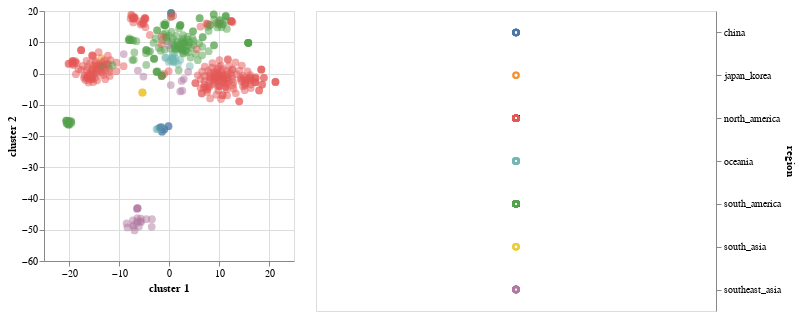

Here is the notebook cell this chart was saved with:
### Code cell
base = alt.Chart(merged_df)
selection = alt.selection_multi(fields=['region:N'])

color = alt.condition(selection,
                      alt.Color('region:N', legend=None),
                      alt.value('lightgray'))

TSNE1 = base.mark_circle(size=60).encode(
    x='cluster 1',
    y='cluster 2',
    opacity=alt.value(0.5),
    color=color,
    tooltip=['strain', 'region']
).add_selection(selection).properties(width=250,height=250)


legend = base.mark_point().encode(
    y=alt.Y('region:N', axis=alt.Axis(orient='right')),
    color=color
).add_selection(
    selection
)

TSNE1 | legend

### Figure 1 — Vega-Lite specification as saved in the notebook (floating-point values rounded to 4 significant figures; data arrays with more than 128 entries replaced by an {"elided": "..."} marker saying what was removed)
{"$schema": "https://vega.github.io/schema/vega-lite/v3.3.0.json", "config": {"mark": {"tooltip": null}, "view": {"height": 300, "width": 400}}, "data": {"name": "data-56f4d30dbcd85d7e310f35d17d91c9a0"}, "datasets": {"data-56f4d30dbcd85d7e310f35d17d91c9a0": {"elided": "486 records"}}, "hconcat": [{"encoding": {"color": {"condition": {"field": "region", "legend": null, "selection": "selector014", "type": "nominal"}, "value": "lightgray"}, "opacity": {"value": 0.5}, "tooltip": [{"field": "strain", "type": "nominal"}, {"field": "region", "type": "nominal"}], "x": {"field": "cluster 1", "type": "quantitative"}, "y": {"field": "cluster 2", "type": "quantitative"}}, "height": 250, "mark": {"size": 60, "type": "circle"}, "selection": {"selector014": {"fields": ["region:N"], "type": "multi"}}, "width": 250}, {"encoding": {"color": {"condition": {"field": "region", "legend": null, "selection": "selector014", "type": "nominal"}, "value": "lightgray"}, "y": {"axis": {"orient": "right"}, "field": "region", "type": "nominal"}}, "mark": "point", "selection": {"selector014": {"fields": ["region:N"], "type": "multi"}}}]}
